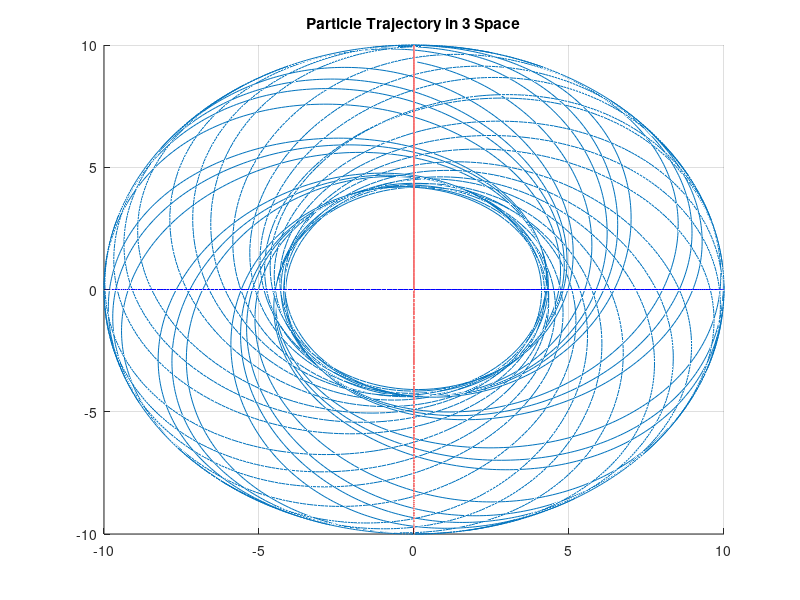

Write MATLAB code to recreate this figure.
function main
close all; clear all;

l = 10;
v0 = 10;
state = [0;v0/l;pi/2;0];

tMax = 100;
tRate = 100
[t,x] = ode45(@f, linspace(0, tMax, tMax*tRate), state);
pos = [];
for i=1:tMax*tRate
    pos = [pos;l*cos(x(i,1))*sin(x(i,3)) l*sin(x(i,1))*sin(x(i,3)) l*cos(x(i,3))];
end


x1(1)=0;
y1(1)=0;
z1(1)=0;
x2(1)=0;
y2(1)=0;
z2(1)=0;
for t = 1:360
    x1(t) = 10*cosd(t-1);
    x2(t) = 0;
    y1(t) = 0;
    y2(t) = 10*cosd(t-1);
    z1(t) = 10*sind(t-1);
    z2(t) = 10*sind(t-1);
end
figure (1)

title('Particle Trajectory in 3 Space');
hold on;
grid on;
%plot3(x,y,z,'g-');
plot3(x1,y1,z1,'b-');
plot3(x2,y2,z2,'r-');

grid on;
plot3(pos(:,1),pos(:,2),pos(:,3));



end

function dxdt = f(t,x)
l = 10;
phi_ddot = (x(2)*sin(x(3))*cos(x(3))+ 9.81/10*sin(x(3)));
theta_ddot = -2*x(2)*x(4)*cot(x(3));

xdot = [x(2); theta_ddot;x(4);phi_ddot];

dxdt = xdot;
end